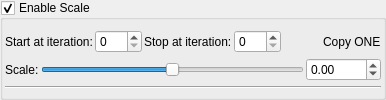
    <widget class="MyGroupBox" name="groupCheck_transform_scale1_enabled">
     <property name="title">
      <string>Enable Scale</string>
     </property>
     <property name="checkable">
      <bool>true</bool>
     </property>
     <layout class="QVBoxLayout" name="verticalLayout_21" stretch="0,0,0">
      <property name="spacing">
       <number>2</number>
      </property>
      <property name="leftMargin">
       <number>2</number>
      </property>
      <property name="topMargin">
       <number>2</number>
      </property>
      <property name="rightMargin">
       <number>2</number>
      </property>
      <property name="bottomMargin">
       <number>2</number>
      </property>
      <item>
       <layout class="QGridLayout" name="gridLayout_7">
        <property name="topMargin">
         <number>5</number>
        </property>
        <item row="0" column="3">
         <widget class="MySpinBox" name="spinboxInt_transform_scale1_stop_iterations">
          <property name="sizePolicy">
           <sizepolicy hsizetype="Preferred" vsizetype="Maximum">
            <horstretch>0</horstretch>
            <verstretch>0</verstretch>
           </sizepolicy>
          </property>
          <property name="maximum">
           <number>250</number>
          </property>
         </widget>
        </item>
        <item row="0" column="0">
         <widget class="QLabel" name="label_51">
          <property name="text">
           <string>Start at iteration:</string>
          </property>
         </widget>
        </item>
        <item row="0" column="1">
         <widget class="MySpinBox" name="spinboxInt_transform_scale1_start_iterations">
          <property name="sizePolicy">
           <sizepolicy hsizetype="Minimum" vsizetype="Maximum">
            <horstretch>0</horstretch>
            <verstretch>0</verstretch>
           </sizepolicy>
          </property>
          <property name="maximum">
           <number>250</number>
          </property>
         </widget>
        </item>
        <item row="0" column="6">
         <widget class="QLabel" name="label_138">
          <property name="text">
           <string>Copy ONE</string>
          </property>
         </widget>
        </item>
        <item row="0" column="2">
         <widget class="QLabel" name="label_54">
          <property name="text">
           <string>Stop at iteration:</string>
          </property>
         </widget>
        </item>
        <item row="0" column="5">
         <spacer name="horizontalSpacer_6">
          <property name="orientation">
           <enum>Qt::Horizontal</enum>
          </property>
          <property name="sizeHint" stdset="0">
           <size>
            <width>40</width>
            <height>20</height>
           </size>
          </property>
         </spacer>
        </item>
       </layout>
      </item>
      <item>
       <layout class="QGridLayout" name="gridLayout_30">
        <property name="spacing">
         <number>2</number>
        </property>
        <item row="0" column="2">
         <widget class="MyDoubleSpinBox" name="spinbox_transform_scale1">
          <property name="sizePolicy">
           <sizepolicy hsizetype="Minimum" vsizetype="Maximum">
            <horstretch>0</horstretch>
            <verstretch>0</verstretch>
           </sizepolicy>
          </property>
          <property name="prefix">
           <string/>
          </property>
          <property name="suffix">
           <string/>
          </property>
          <property name="decimals">
           <number>2</number>
          </property>
          <property name="minimum">
           <double>-1000.000000000000000</double>
          </property>
          <property name="maximum">
           <double>1000.000000000000000</double>
          </property>
          <property name="singleStep">
           <double>0.100000000000000</double>
          </property>
         </widget>
        </item>
        <item row="0" column="1">
         <widget class="QSlider" name="slider_transform_scale1">
          <property name="sizePolicy">
           <sizepolicy hsizetype="Expanding" vsizetype="Maximum">
            <horstretch>0</horstretch>
            <verstretch>0</verstretch>
           </sizepolicy>
          </property>
          <property name="minimum">
           <number>-2000</number>
          </property>
          <property name="maximum">
           <number>2000</number>
          </property>
          <property name="singleStep">
           <number>1</number>
          </property>
          <property name="orientation">
           <enum>Qt::Horizontal</enum>
          </property>
         </widget>
        </item>
        <item row="0" column="0">
         <widget class="QLabel" name="label_142">
          <property name="text">
           <string>Scale:</string>
          </property>
         </widget>
        </item>
       </layout>
      </item>
      <item>
       <widget class="Line" name="line_15">
        <property name="orientation">
         <enum>Qt::Horizontal</enum>
        </property>
       </widget>
      </item>
     </layout>
    </widget>
